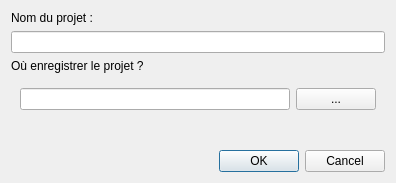
<?xml version="1.0" encoding="UTF-8"?>
<ui version="4.0">
 <class>NewProjectDialog</class>
 <widget class="QDialog" name="NewProjectDialog">
  <property name="geometry">
   <rect>
    <x>0</x>
    <y>0</y>
    <width>396</width>
    <height>183</height>
   </rect>
  </property>
  <property name="windowTitle">
   <string>Dialog</string>
  </property>
  <layout class="QVBoxLayout" name="verticalLayout">
   <item>
    <widget class="QLabel" name="label">
     <property name="text">
      <string>Nom du projet :</string>
     </property>
    </widget>
   </item>
   <item>
    <widget class="QLineEdit" name="projectName"/>
   </item>
   <item>
    <widget class="QLabel" name="label_2">
     <property name="text">
      <string>Où enregistrer le projet ?</string>
     </property>
    </widget>
   </item>
   <item>
    <widget class="QWidget" name="horizontalWidget" native="true">
     <layout class="QHBoxLayout" name="horizontalLayout_2">
      <item>
       <widget class="QLineEdit" name="projectDirectory"/>
      </item>
      <item>
       <widget class="QPushButton" name="selectDirectoryButton">
        <property name="text">
         <string>...</string>
        </property>
       </widget>
      </item>
     </layout>
    </widget>
   </item>
   <item>
    <spacer name="verticalSpacer">
     <property name="orientation">
      <enum>Qt::Vertical</enum>
     </property>
     <property name="sizeHint" stdset="0">
      <size>
       <width>20</width>
       <height>40</height>
      </size>
     </property>
    </spacer>
   </item>
   <item>
    <widget class="QDialogButtonBox" name="buttonBox">
     <property name="standardButtons">
      <set>QDialogButtonBox::Cancel|QDialogButtonBox::Ok</set>
     </property>
    </widget>
   </item>
  </layout>
 </widget>
 <resources/>
 <connections>
  <connection>
   <sender>buttonBox</sender>
   <signal>rejected()</signal>
   <receiver>NewProjectDialog</receiver>
   <slot>reject()</slot>
   <hints>
    <hint type="sourcelabel">
     <x>197</x>
     <y>160</y>
    </hint>
    <hint type="destinationlabel">
     <x>197</x>
     <y>91</y>
    </hint>
   </hints>
  </connection>
 </connections>
</ui>
